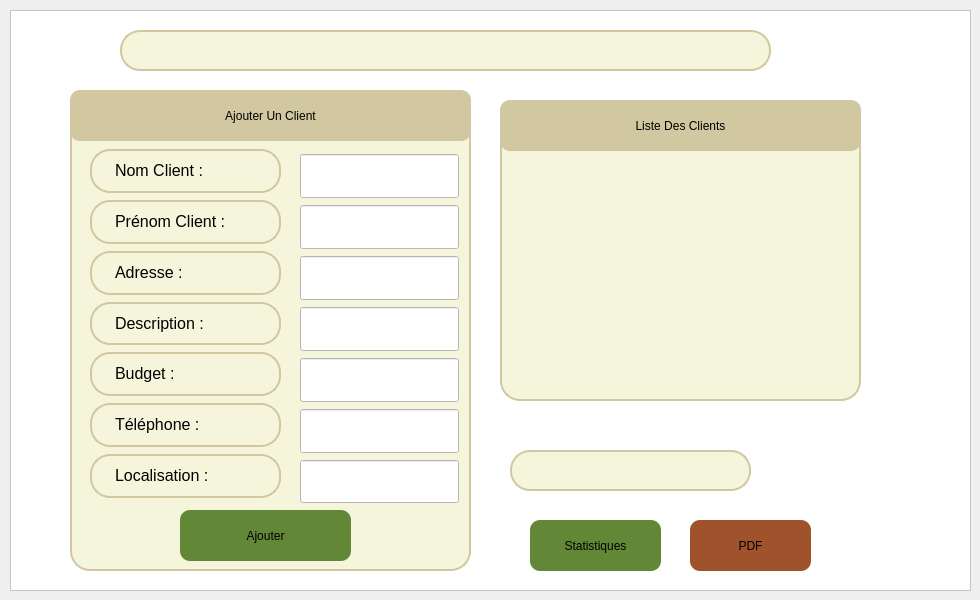
    <widget class="QWidget" name="PageGestionClients">
     <widget class="QFrame" name="frame">
      <property name="geometry">
       <rect>
        <x>10</x>
        <y>10</y>
        <width>961</width>
        <height>581</height>
       </rect>
      </property>
      <property name="styleSheet">
       <string notr="true">background-color:rgb(255,255,255);
font:20pt &quot;Segoe Ui&quot;;</string>
      </property>
      <property name="frameShape">
       <enum>QFrame::Shape::StyledPanel</enum>
      </property>
      <property name="frameShadow">
       <enum>QFrame::Shadow::Raised</enum>
      </property>
      <widget class="QLabel" name="label_103">
       <property name="geometry">
        <rect>
         <x>50</x>
         <y>20</y>
         <width>51</width>
         <height>41</height>
        </rect>
       </property>
       <property name="styleSheet">
        <string notr="true">image: url(:/res/search.png)</string>
       </property>
       <property name="text">
        <string/>
       </property>
      </widget>
      <widget class="QLineEdit" name="barrederecherche_13">
       <property name="geometry">
        <rect>
         <x>110</x>
         <y>20</y>
         <width>651</width>
         <height>41</height>
        </rect>
       </property>
       <property name="styleSheet">
        <string notr="true">QLineEdit {
    border: 2px solid rgb(209, 199, 161); /* Bordure légèrement plus foncée */
    border-radius: 20px; /* Coins arrondis */
    color: #000; /* Texte noir */
    padding-left: 20px;
    padding-right: 20px;
    background-color: rgb(245, 245, 220); /* Beige */
}

QLineEdit:hover {
    border: 2px solid rgb(160, 150, 120); /* Bordure plus foncée au survol */
    background-color: rgb(255, 255, 235); /* Fond légèrement plus clair */
}

QLineEdit:focus {
    border: 2px solid rgb(100, 80, 50); /* Bordure encore plus foncée lors du focus */
    background-color: rgb(255, 255, 240); /* Fond encore plus clair lors du focus */
    box-shadow: 0 0 5px rgba(0, 0, 0, 0.2); /* Ombre autour du champ en focus */
}
</string>
       </property>
       <property name="cursorMoveStyle">
        <enum>Qt::CursorMoveStyle::LogicalMoveStyle</enum>
       </property>
      </widget>
      <widget class="QPushButton" name="pushButton_48">
       <property name="geometry">
        <rect>
         <x>680</x>
         <y>510</y>
         <width>121</width>
         <height>51</height>
        </rect>
       </property>
       <property name="styleSheet">
        <string notr="true">QPushButton {
background-color: rgb(160, 82, 45);
font: 10pt &quot;Sylfaen&quot;;
border-radius: 10px;
}
QPushButton:hover {
    background-color: #D2B48C; /* Marron soft */
}
</string>
       </property>
       <property name="text">
        <string>PDF</string>
       </property>
      </widget>
      <widget class="QLineEdit" name="barrederecherche_14">
       <property name="geometry">
        <rect>
         <x>500</x>
         <y>440</y>
         <width>241</width>
         <height>41</height>
        </rect>
       </property>
       <property name="styleSheet">
        <string notr="true">QLineEdit {
    border: 2px solid rgb(209, 199, 161); /* Bordure légèrement plus foncée */
    border-radius: 20px; /* Coins arrondis */
    color: #000; /* Texte noir */
    padding-left: 20px;
    padding-right: 20px;
    background-color: rgb(245, 245, 220); /* Beige */
}

QLineEdit:hover {
    border: 2px solid rgb(160, 150, 120); /* Bordure plus foncée au survol */
    background-color: rgb(255, 255, 235); /* Fond légèrement plus clair */
}

QLineEdit:focus {
    border: 2px solid rgb(100, 80, 50); /* Bordure encore plus foncée lors du focus */
    background-color: rgb(255, 255, 240); /* Fond encore plus clair lors du focus */
    box-shadow: 0 0 5px rgba(0, 0, 0, 0.2); /* Ombre autour du champ en focus */
}
</string>
       </property>
       <property name="cursorMoveStyle">
        <enum>Qt::CursorMoveStyle::LogicalMoveStyle</enum>
       </property>
      </widget>
      <widget class="QFrame" name="frame_13">
       <property name="geometry">
        <rect>
         <x>490</x>
         <y>90</y>
         <width>361</width>
         <height>301</height>
        </rect>
       </property>
       <property name="styleSheet">
        <string notr="true">QFrame {
    border: 2px solid rgb(209, 199, 161); /* Bordure légèrement plus foncée */
    border-radius: 20px; /* Coins arrondis */
    color: #000; /* Texte noir */
    padding-left: 20px;
    padding-right: 20px;
    background-color: rgb(245, 245, 220); /* Beige */
}

QLineEdit:hover {
    border: 2px solid rgb(160, 150, 120); /* Bordure plus foncée au survol */
    background-color: rgb(255, 255, 235); /* Fond légèrement plus clair */
}

QFrame:focus {
    border: 2px solid rgb(100, 80, 50); /* Bordure encore plus foncée lors du focus */
    background-color: rgb(255, 255, 240); /* Fond encore plus clair lors du focus */
    box-shadow: 0 0 5px rgba(0, 0, 0, 0.2); /* Ombre autour du champ en focus */
}
</string>
       </property>
       <property name="frameShape">
        <enum>QFrame::Shape::StyledPanel</enum>
       </property>
       <property name="frameShadow">
        <enum>QFrame::Shadow::Raised</enum>
       </property>
       <widget class="QPushButton" name="pushButton_46">
        <property name="geometry">
         <rect>
          <x>0</x>
          <y>0</y>
          <width>361</width>
          <height>51</height>
         </rect>
        </property>
        <property name="styleSheet">
         <string notr="true">QPushButton {
background-color:rgb(209, 199, 161);
font: 10pt &quot;Sylfaen&quot;;
border-radius: 10px;
}
QPushButton:hover {
    background-color: #F5F5DC; /* Beige soft */
}</string>
        </property>
        <property name="text">
         <string>Liste Des Clients</string>
        </property>
       </widget>
      </widget>
      <widget class="QPushButton" name="pushButton_47">
       <property name="geometry">
        <rect>
         <x>520</x>
         <y>510</y>
         <width>131</width>
         <height>51</height>
        </rect>
       </property>
       <property name="styleSheet">
        <string notr="true">QPushButton {
background-color: rgb(98, 135, 55);
font: 10pt &quot;Sylfaen&quot;;
border-radius: 10px;
}
QPushButton:hover {
background-color: #7E9C5A;
}</string>
       </property>
       <property name="text">
        <string>Statistiques</string>
       </property>
      </widget>
      <widget class="QFrame" name="frame_16">
       <property name="geometry">
        <rect>
         <x>60</x>
         <y>80</y>
         <width>401</width>
         <height>481</height>
        </rect>
       </property>
       <property name="styleSheet">
        <string notr="true">QFrame {
    border: 2px solid rgb(209, 199, 161); /* Bordure légèrement plus foncée */
    border-radius: 20px; /* Coins arrondis */
    color: #000; /* Texte noir */
    padding-left: 20px;
    padding-right: 20px;
    background-color: rgb(245, 245, 220); /* Beige */
}

QLineEdit:hover {
    border: 2px solid rgb(160, 150, 120); /* Bordure plus foncée au survol */
    background-color: rgb(255, 255, 235); /* Fond légèrement plus clair */
}

QFrame:focus {
    border: 2px solid rgb(100, 80, 50); /* Bordure encore plus foncée lors du focus */
    background-color: rgb(255, 255, 240); /* Fond encore plus clair lors du focus */
    box-shadow: 0 0 5px rgba(0, 0, 0, 0.2); /* Ombre autour du champ en focus */
}
</string>
       </property>
       <property name="frameShape">
        <enum>QFrame::Shape::StyledPanel</enum>
       </property>
       <property name="frameShadow">
        <enum>QFrame::Shadow::Raised</enum>
       </property>
       <widget class="QPushButton" name="pushButton_49">
        <property name="geometry">
         <rect>
          <x>0</x>
          <y>0</y>
          <width>401</width>
          <height>51</height>
         </rect>
        </property>
        <property name="styleSheet">
         <string notr="true">QPushButton {
background-color:rgb(209, 199, 161);
font: 10pt &quot;Sylfaen&quot;;
border-radius: 10px;
}
QPushButton:hover {
    background-color: #F5F5DC; /* Beige soft */
}</string>
        </property>
        <property name="text">
         <string>Ajouter Un Client</string>
        </property>
       </widget>
       <widget class="QPushButton" name="pushButton_50">
        <property name="geometry">
         <rect>
          <x>110</x>
          <y>420</y>
          <width>171</width>
          <height>51</height>
         </rect>
        </property>
        <property name="styleSheet">
         <string notr="true">QPushButton {
background-color: rgb(98, 135, 55);
font: 10pt &quot;Sylfaen&quot;;
border-radius: 10px;
}
QPushButton:hover {
background-color: #7E9C5A;
}</string>
        </property>
        <property name="text">
         <string>Ajouter</string>
        </property>
       </widget>
       <widget class="QLabel" name="label_108">
        <property name="geometry">
         <rect>
          <x>20</x>
          <y>212</y>
          <width>191</width>
          <height>43</height>
         </rect>
        </property>
        <property name="styleSheet">
         <string notr="true">label-&gt;setStyleSheet(&quot;QLabel { color: black; font-size: 10px; border: none; }&quot;);
</string>
        </property>
        <property name="text">
         <string>&lt;html&gt;&lt;head/&gt;&lt;body&gt;&lt;p&gt;&lt;span style=&quot; font-size:12pt;&quot;&gt;Description :&lt;/span&gt;&lt;/p&gt;&lt;/body&gt;&lt;/html&gt;</string>
        </property>
       </widget>
       <widget class="QLabel" name="label_109">
        <property name="geometry">
         <rect>
          <x>20</x>
          <y>364</y>
          <width>191</width>
          <height>44</height>
         </rect>
        </property>
        <property name="styleSheet">
         <string notr="true">label-&gt;setStyleSheet(&quot;QLabel { color: black; font-size: 10px; border: none; }&quot;);
</string>
        </property>
        <property name="text">
         <string>&lt;html&gt;&lt;head/&gt;&lt;body&gt;&lt;p&gt;&lt;span style=&quot; font-size:12pt;&quot;&gt;Localisation :&lt;/span&gt;&lt;/p&gt;&lt;/body&gt;&lt;/html&gt;</string>
        </property>
       </widget>
       <widget class="QLabel" name="label_110">
        <property name="geometry">
         <rect>
          <x>20</x>
          <y>161</y>
          <width>191</width>
          <height>44</height>
         </rect>
        </property>
        <property name="styleSheet">
         <string notr="true">label-&gt;setStyleSheet(&quot;QLabel { color: black; font-size: 10px; border: none; }&quot;);
</string>
        </property>
        <property name="text">
         <string>&lt;html&gt;&lt;head/&gt;&lt;body&gt;&lt;p&gt;&lt;span style=&quot; font-size:12pt;&quot;&gt;Adresse :&lt;/span&gt;&lt;/p&gt;&lt;/body&gt;&lt;/html&gt;</string>
        </property>
       </widget>
       <widget class="QLabel" name="label_111">
        <property name="geometry">
         <rect>
          <x>20</x>
          <y>313</y>
          <width>191</width>
          <height>44</height>
         </rect>
        </property>
        <property name="styleSheet">
         <string notr="true">label-&gt;setStyleSheet(&quot;QLabel { color: black; font-size: 10px; border: none; }&quot;);
</string>
        </property>
        <property name="text">
         <string>&lt;html&gt;&lt;head/&gt;&lt;body&gt;&lt;p&gt;&lt;span style=&quot; font-size:12pt;&quot;&gt;Téléphone :&lt;/span&gt;&lt;/p&gt;&lt;/body&gt;&lt;/html&gt;</string>
        </property>
       </widget>
       <widget class="QLabel" name="label_112">
        <property name="geometry">
         <rect>
          <x>20</x>
          <y>59</y>
          <width>191</width>
          <height>44</height>
         </rect>
        </property>
        <property name="styleSheet">
         <string notr="true">label-&gt;setStyleSheet(&quot;QLabel { color: black; font-size: 10px; border: none; }&quot;);
</string>
        </property>
        <property name="text">
         <string>&lt;html&gt;&lt;head/&gt;&lt;body&gt;&lt;p&gt;&lt;span style=&quot; font-size:12pt;&quot;&gt;Nom Client :&lt;/span&gt;&lt;/p&gt;&lt;/body&gt;&lt;/html&gt;</string>
        </property>
       </widget>
       <widget class="QLabel" name="label_113">
        <property name="geometry">
         <rect>
          <x>20</x>
          <y>262</y>
          <width>191</width>
          <height>44</height>
         </rect>
        </property>
        <property name="styleSheet">
         <string notr="true">label-&gt;setStyleSheet(&quot;QLabel { color: black; font-size: 10px; border: none; }&quot;);
</string>
        </property>
        <property name="text">
         <string>&lt;html&gt;&lt;head/&gt;&lt;body&gt;&lt;p&gt;&lt;span style=&quot; font-size:12pt;&quot;&gt;Budget :&lt;/span&gt;&lt;/p&gt;&lt;/body&gt;&lt;/html&gt;</string>
        </property>
       </widget>
       <widget class="QLabel" name="label_114">
        <property name="geometry">
         <rect>
          <x>20</x>
          <y>110</y>
          <width>191</width>
          <height>44</height>
         </rect>
        </property>
        <property name="styleSheet">
         <string notr="true">label-&gt;setStyleSheet(&quot;QLabel { color: black; font-size: 10px; border: none; }&quot;);
</string>
        </property>
        <property name="text">
         <string>&lt;html&gt;&lt;head/&gt;&lt;body&gt;&lt;p&gt;&lt;span style=&quot; font-size:12pt;&quot;&gt;Prénom Client  :&lt;/span&gt;&lt;/p&gt;&lt;/body&gt;&lt;/html&gt;</string>
        </property>
       </widget>
       <widget class="QLineEdit" name="lineEdit_73">
        <property name="geometry">
         <rect>
          <x>230</x>
          <y>268</y>
          <width>159</width>
          <height>44</height>
         </rect>
        </property>
       </widget>
       <widget class="QLineEdit" name="lineEdit_74">
        <property name="geometry">
         <rect>
          <x>230</x>
          <y>64</y>
          <width>159</width>
          <height>44</height>
         </rect>
        </property>
       </widget>
       <widget class="QLineEdit" name="lineEdit_75">
        <property name="geometry">
         <rect>
          <x>230</x>
          <y>217</y>
          <width>159</width>
          <height>44</height>
         </rect>
        </property>
       </widget>
       <widget class="QLineEdit" name="lineEdit_76">
        <property name="geometry">
         <rect>
          <x>230</x>
          <y>115</y>
          <width>159</width>
          <height>44</height>
         </rect>
        </property>
       </widget>
       <widget class="QLineEdit" name="lineEdit_77">
        <property name="geometry">
         <rect>
          <x>230</x>
          <y>166</y>
          <width>159</width>
          <height>44</height>
         </rect>
        </property>
       </widget>
       <widget class="QLineEdit" name="lineEdit_78">
        <property name="geometry">
         <rect>
          <x>230</x>
          <y>319</y>
          <width>159</width>
          <height>44</height>
         </rect>
        </property>
       </widget>
       <widget class="QLineEdit" name="lineEdit_79">
        <property name="geometry">
         <rect>
          <x>230</x>
          <y>370</y>
          <width>159</width>
          <height>43</height>
         </rect>
        </property>
       </widget>
      </widget>
      <widget class="QPushButton" name="favorisProjet_2">
       <property name="geometry">
        <rect>
         <x>780</x>
         <y>10</y>
         <width>51</width>
         <height>51</height>
        </rect>
       </property>
       <property name="styleSheet">
        <string notr="true">background-color:rgb(255,255,255);
font: 10pt &quot;Sylfaen&quot;;
border-radius: 20px;</string>
       </property>
       <property name="text">
        <string/>
       </property>
       <property name="icon">
        <iconset resource="img.qrc">
         <normaloff>:/res/zoom.png</normaloff>:/res/zoom.png</iconset>
       </property>
       <property name="iconSize">
        <size>
         <width>50</width>
         <height>50</height>
        </size>
       </property>
      </widget>
      <widget class="QPushButton" name="notifications_2">
       <property name="geometry">
        <rect>
         <x>850</x>
         <y>10</y>
         <width>51</width>
         <height>51</height>
        </rect>
       </property>
       <property name="styleSheet">
        <string notr="true">background-color:rgb(255,255,255);
font: 10pt &quot;Sylfaen&quot;;
border-radius: 10px;</string>
       </property>
       <property name="text">
        <string/>
       </property>
       <property name="icon">
        <iconset resource="img.qrc">
         <normaloff>:/res/notif.png</normaloff>:/res/notif.png</iconset>
       </property>
       <property name="iconSize">
        <size>
         <width>50</width>
         <height>50</height>
        </size>
       </property>
      </widget>
      <widget class="QPushButton" name="supprimerProjet_3">
       <property name="enabled">
        <bool>true</bool>
       </property>
       <property name="geometry">
        <rect>
         <x>760</x>
         <y>420</y>
         <width>50</width>
         <height>60</height>
        </rect>
       </property>
       <property name="cursor">
        <cursorShape>ArrowCursor</cursorShape>
       </property>
       <property name="toolTip">
        <string/>
       </property>
       <property name="styleSheet">
        <string notr="true">background-color:rgb(255,255,255);
font: 10pt &quot;Sylfaen&quot;;
border-radius: 10px;</string>
       </property>
       <property name="text">
        <string/>
       </property>
       <property name="icon">
        <iconset resource="img.qrc">
         <normaloff>:/res/suppr.png</normaloff>:/res/suppr.png</iconset>
       </property>
       <property name="iconSize">
        <size>
         <width>50</width>
         <height>50</height>
        </size>
       </property>
      </widget>
      <widget class="QPushButton" name="modifierProjet_3">
       <property name="enabled">
        <bool>true</bool>
       </property>
       <property name="geometry">
        <rect>
         <x>830</x>
         <y>420</y>
         <width>50</width>
         <height>60</height>
        </rect>
       </property>
       <property name="cursor">
        <cursorShape>ArrowCursor</cursorShape>
       </property>
       <property name="toolTip">
        <string/>
       </property>
       <property name="styleSheet">
        <string notr="true">background-color:rgb(255,255,255);
font: 10pt &quot;Sylfaen&quot;;
border-radius: 10px;</string>
       </property>
       <property name="text">
        <string/>
       </property>
       <property name="icon">
        <iconset resource="img.qrc">
         <normaloff>:/res/modif.png</normaloff>:/res/modif.png</iconset>
       </property>
       <property name="iconSize">
        <size>
         <width>50</width>
         <height>50</height>
        </size>
       </property>
      </widget>
     </widget>
    </widget>
